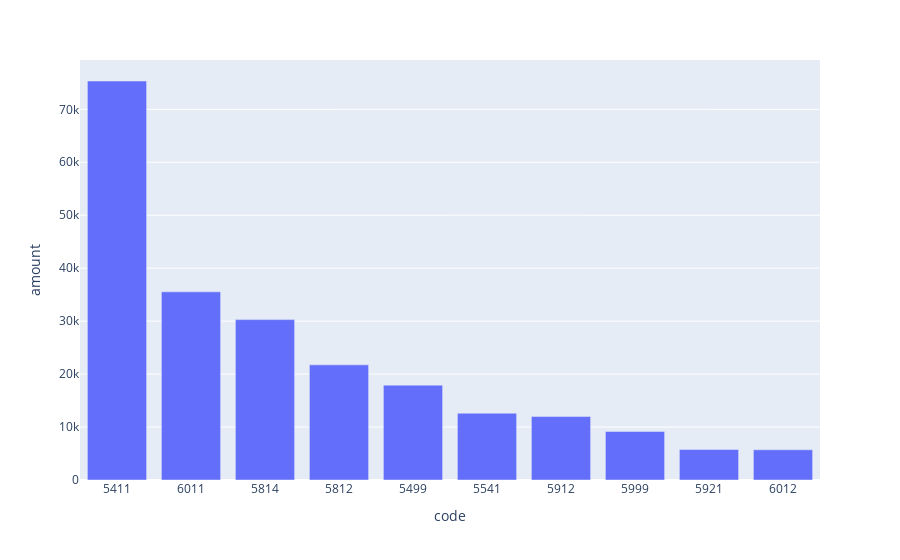

The code cell stored with this chart in its notebook:
### Markdown cell above
видно,что основная часть сосредоточена на первых 10 значениях.

### Code cell
count_mcc=count_mcc.loc[count_mcc['amount']>5000]
fig=px.bar(count_mcc,x='code',y='amount')
fig.show()

### Figure 1 — Plotly figure (JSON) as saved in the notebook; plotly's stock layout.template omitted (floating-point values rounded to 4 significant figures)
{"data": [{"alignmentgroup": "True", "hovertemplate": "code=%{x}<br>amount=%{y}<extra></extra>", "legendgroup": "", "marker": {"color": "#636efa", "pattern": {"shape": ""}}, "name": "", "offsetgroup": "", "orientation": "v", "showlegend": false, "textposition": "auto", "type": "bar", "x": ["5411", "6011", "5814", "5812", "5499", "5541", "5912", "5999", "5921", "6012"], "xaxis": "x", "y": [75343, 35524, 30285, 21741, 17913, 12616, 11976, 9171, 5770, 5709], "yaxis": "y"}], "layout": {"barmode": "relative", "legend": {"tracegroupgap": 0}, "margin": {"t": 60}, "xaxis": {"anchor": "y", "domain": [0, 1], "title": {"text": "code"}}, "yaxis": {"anchor": "x", "domain": [0, 1], "title": {"text": "amount"}}}}
